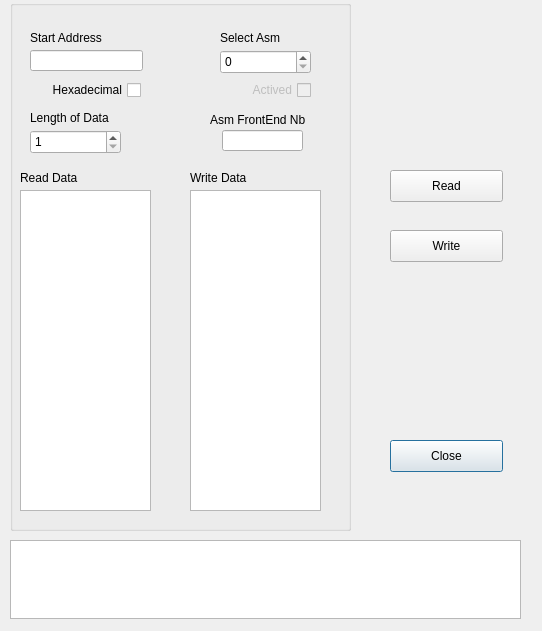
<?xml version="1.0" encoding="UTF-8"?>
<ui version="4.0">
 <class>Dial_AsmReg</class>
 <widget class="QDialog" name="Dial_AsmReg">
  <property name="geometry">
   <rect>
    <x>0</x>
    <y>0</y>
    <width>542</width>
    <height>631</height>
   </rect>
  </property>
  <property name="windowTitle">
   <string>Read/Write Data</string>
  </property>
  <widget class="QTextEdit" name="textEdit_Read">
   <property name="geometry">
    <rect>
     <x>20</x>
     <y>190</y>
     <width>131</width>
     <height>321</height>
    </rect>
   </property>
  </widget>
  <widget class="QSpinBox" name="spinBox_Select">
   <property name="geometry">
    <rect>
     <x>220</x>
     <y>50</y>
     <width>91</width>
     <height>24</height>
    </rect>
   </property>
   <property name="maximum">
    <number>11</number>
   </property>
  </widget>
  <widget class="QLabel" name="label">
   <property name="geometry">
    <rect>
     <x>220</x>
     <y>30</y>
     <width>81</width>
     <height>16</height>
    </rect>
   </property>
   <property name="text">
    <string>Select Asm</string>
   </property>
  </widget>
  <widget class="QLineEdit" name="lineEdit_Address">
   <property name="geometry">
    <rect>
     <x>30</x>
     <y>50</y>
     <width>113</width>
     <height>21</height>
    </rect>
   </property>
  </widget>
  <widget class="QLabel" name="label_2">
   <property name="geometry">
    <rect>
     <x>30</x>
     <y>30</y>
     <width>111</width>
     <height>16</height>
    </rect>
   </property>
   <property name="text">
    <string>Start Address</string>
   </property>
  </widget>
  <widget class="QSpinBox" name="spinBox_Length">
   <property name="geometry">
    <rect>
     <x>30</x>
     <y>130</y>
     <width>91</width>
     <height>24</height>
    </rect>
   </property>
   <property name="minimum">
    <number>1</number>
   </property>
  </widget>
  <widget class="QLabel" name="label_3">
   <property name="geometry">
    <rect>
     <x>30</x>
     <y>110</y>
     <width>91</width>
     <height>16</height>
    </rect>
   </property>
   <property name="text">
    <string>Length of Data</string>
   </property>
  </widget>
  <widget class="QTextEdit" name="textEdit_Write">
   <property name="geometry">
    <rect>
     <x>190</x>
     <y>190</y>
     <width>131</width>
     <height>321</height>
    </rect>
   </property>
  </widget>
  <widget class="QGroupBox" name="groupBox">
   <property name="geometry">
    <rect>
     <x>10</x>
     <y>0</y>
     <width>341</width>
     <height>531</height>
    </rect>
   </property>
   <property name="title">
    <string/>
   </property>
   <widget class="QLabel" name="label_4">
    <property name="geometry">
     <rect>
      <x>10</x>
      <y>170</y>
      <width>81</width>
      <height>16</height>
     </rect>
    </property>
    <property name="text">
     <string>Read Data</string>
    </property>
   </widget>
   <widget class="QLabel" name="label_5">
    <property name="geometry">
     <rect>
      <x>180</x>
      <y>170</y>
      <width>111</width>
      <height>16</height>
     </rect>
    </property>
    <property name="text">
     <string>Write Data</string>
    </property>
   </widget>
   <widget class="QCheckBox" name="checkBox_Hexa">
    <property name="geometry">
     <rect>
      <x>30</x>
      <y>80</y>
      <width>101</width>
      <height>20</height>
     </rect>
    </property>
    <property name="layoutDirection">
     <enum>Qt::RightToLeft</enum>
    </property>
    <property name="text">
     <string>Hexadecimal</string>
    </property>
   </widget>
   <widget class="QCheckBox" name="checkBox_Avtived">
    <property name="enabled">
     <bool>false</bool>
    </property>
    <property name="geometry">
     <rect>
      <x>200</x>
      <y>80</y>
      <width>101</width>
      <height>20</height>
     </rect>
    </property>
    <property name="layoutDirection">
     <enum>Qt::RightToLeft</enum>
    </property>
    <property name="text">
     <string>Actived</string>
    </property>
   </widget>
   <widget class="QLineEdit" name="lineEdit_FE">
    <property name="geometry">
     <rect>
      <x>212</x>
      <y>130</y>
      <width>81</width>
      <height>21</height>
     </rect>
    </property>
    <property name="readOnly">
     <bool>true</bool>
    </property>
   </widget>
   <widget class="QLabel" name="label_6">
    <property name="geometry">
     <rect>
      <x>200</x>
      <y>110</y>
      <width>121</width>
      <height>20</height>
     </rect>
    </property>
    <property name="text">
     <string>Asm FrontEnd Nb</string>
    </property>
   </widget>
  </widget>
  <widget class="QPushButton" name="pushButton_Close">
   <property name="geometry">
    <rect>
     <x>390</x>
     <y>440</y>
     <width>113</width>
     <height>32</height>
    </rect>
   </property>
   <property name="text">
    <string>Close</string>
   </property>
  </widget>
  <widget class="QPushButton" name="pushButton_Write">
   <property name="geometry">
    <rect>
     <x>390</x>
     <y>230</y>
     <width>113</width>
     <height>32</height>
    </rect>
   </property>
   <property name="text">
    <string>Write</string>
   </property>
  </widget>
  <widget class="QPushButton" name="pushButton_Read">
   <property name="geometry">
    <rect>
     <x>390</x>
     <y>170</y>
     <width>113</width>
     <height>32</height>
    </rect>
   </property>
   <property name="text">
    <string>Read</string>
   </property>
  </widget>
  <widget class="QTextEdit" name="textEdit_Msg">
   <property name="geometry">
    <rect>
     <x>10</x>
     <y>540</y>
     <width>511</width>
     <height>79</height>
    </rect>
   </property>
  </widget>
  <zorder>groupBox</zorder>
  <zorder>textEdit_Read</zorder>
  <zorder>spinBox_Select</zorder>
  <zorder>label</zorder>
  <zorder>lineEdit_Address</zorder>
  <zorder>label_2</zorder>
  <zorder>spinBox_Length</zorder>
  <zorder>label_3</zorder>
  <zorder>textEdit_Write</zorder>
  <zorder>pushButton_Close</zorder>
  <zorder>pushButton_Write</zorder>
  <zorder>pushButton_Read</zorder>
  <zorder>textEdit_Msg</zorder>
 </widget>
 <resources/>
 <connections/>
</ui>
